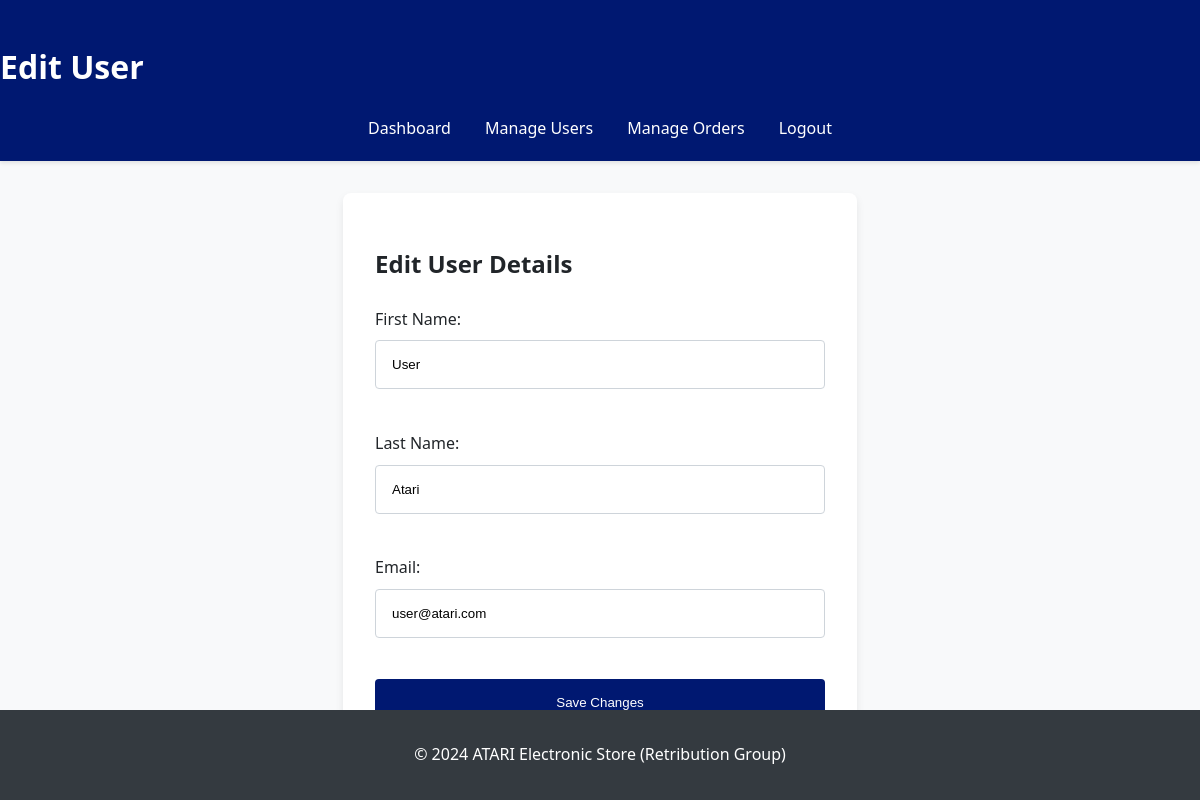
/php/edit_user.php?id=24 (signed in), run on the app's committed database.
### tables this page shows
CREATE TABLE `users` (
  `id` int(11) NOT NULL,
  `first_name` varchar(50) NOT NULL,
  `last_name` varchar(50) NOT NULL,
  `email` varchar(100) NOT NULL,
  `password` varchar(255) NOT NULL,
  `created_at` timestamp NOT NULL DEFAULT current_timestamp()
);

### php/edit_user.php (the view, shortened to what this page needs)
<?php
include 'db_connect.php';
$user_id = $_GET['id'];
if ($_SERVER["REQUEST_METHOD"] == "POST") {
    $firstName = $_POST['first_name'];
    $lastName = $_POST['last_name'];
    $email = $_POST['email'];
    $stmt = $conn->prepare("UPDATE users SET first_name = ?, last_name = ?, email = ? WHERE id = ?");
    $stmt->bind_param("sssi", $firstName, $lastName, $email, $user_id);
    if ($stmt->execute()) {
        header("Location: manage_users.php");
    } else {
        echo "Error: " . $stmt->error;
    }
    $stmt->close();
    $conn->close();
} else {
    $stmt = $conn->prepare("SELECT first_name, last_name, email FROM users WHERE id = ?");
    $stmt->bind_param("i", $user_id);
    $stmt->execute();
    $stmt->bind_result($firstName, $lastName, $email);
}
?>
<!DOCTYPE html>
<html lang="en">
<head>
    <link rel="stylesheet" href="/atari-github/atari-github/style/edit-user-style.css">
</head>
<body>
    <header>
        <h1>Edit User</h1>
        <nav>
            <ul>
                <li><a href="admin_dashboard.php">Dashboard</a></li>
                <li><a href="manage_users.php">Manage Users</a></li>
                <li><a href="manage_orders.php">Manage Orders</a></li>
                <li><a href="logout.php">Logout</a></li>
            </ul>
        </nav>
    </header>
    <main>
        <section>
            <h2>Edit User Details</h2>
            <form action="edit_user.php?id=<?php echo $user_id; ?>" method="post">
                <label for="first_name">First Name:</label>
                <input type="text" id="first_name" name="first_name" value="<?php echo htmlspecialchars($firstName); ?>"><br>
                <label for="last_name">Last Name:</label>
                <input type="text" id="last_name" name="last_name" value="<?php echo htmlspecialchars($lastName); ?>"><br>
                <label for="email">Email:</label>
                <input type="email" id="email" name="email" value="<?php echo htmlspecialchars($email); ?>"><br>
                <input type="submit" value="Save Changes">
            </form>
        </section>
    </main>
    <footer>
        <p>&copy; 2024 ATARI Electronic Store (Retribution Group)</p>
    </footer>
</body>
</html>

### style/edit-user-style.css (style rules this page uses)
body { font-family: "Segoe UI", Tahoma, Geneva, Verdana, sans-serif; line-height: 1.6; margin: 0; background-color: #f8f9fa; color: #212529; }
header { background-color: #001871; color: #fff; padding: 1.2rem 0; box-shadow: 0 2px 4px rgba(0, 0, 0, 0.1); }
nav ul { list-style: none; padding: 0; margin: 0; text-align: center; }
nav li { display: inline-block; margin: 0 15px; }
nav a { text-decoration: none; color: #fff; font-weight: 500; transition: color 0.3s ease; }
main { padding: 2rem; }
h1, h2 { margin-bottom: 1.5rem; font-weight: 600; }
section { background-color: #fff; padding: 2rem; border-radius: 0.5rem; box-shadow: 0 4px 8px rgba(0, 0, 0, 0.08); width: 450px; margin: 0 auto; }
form { display: flex; flex-direction: column; }
label { margin-bottom: 0.5rem; font-weight: 500; }
input[type="text"], input[type="email"] { padding: 1rem; border: 1px solid #ced4da; border-radius: 0.25rem; margin-bottom: 1rem; }
input[type="submit"] { background-color: #001871; color: #fff; padding: 1rem; border: none; border-radius: 0.25rem; cursor: pointer; transition: background-color 0.3s ease; }
footer { text-align: center; padding: 1rem 0; background-color: #343a40; color: #fff; position: fixed; bottom: 0; width: 100%; }

### data on the page
users: first_name "User", last_name "Atari", email "user@atari.com"
